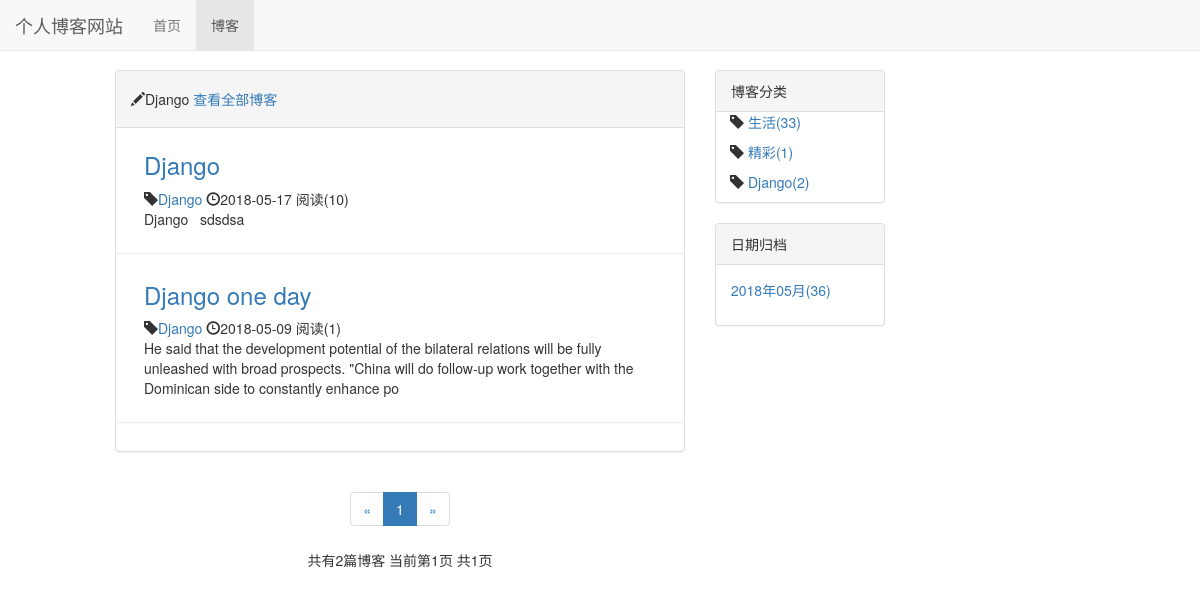
Before: /blog/type/3 with the older database file.
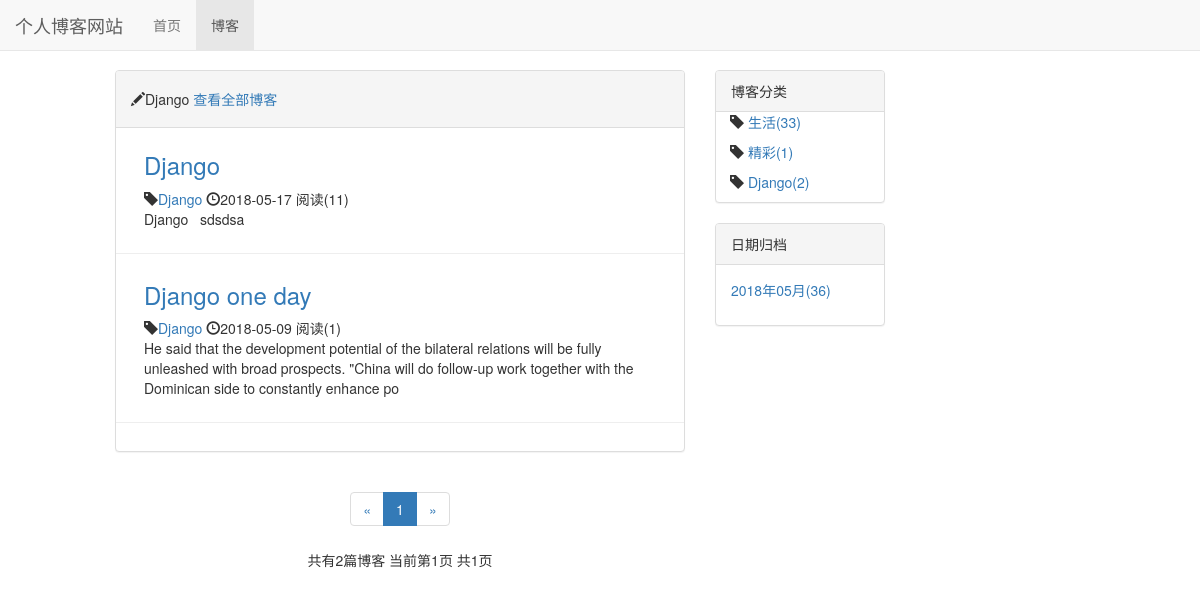
After: the same page with the newer database file.
### blog/models.py (models this page shows, shortened)
class Blog(models.Model,ReadNumExpandMethod):
    title = models.CharField(max_length=50)
    type_name = models.ForeignKey(BlogType,on_delete = models.DO_NOTHING)
    content = RichTextUploadingField()
    author = models.ForeignKey(User,on_delete=models.DO_NOTHING)
    read_datails = GenericRelation(ReadDetail)
    created_time = models.DateTimeField(auto_now_add = True)
    last_update_time =models.DateTimeField(auto_now = True)
    class Meta:
        ordering = ['-created_time']

class BlogType(models.Model):
    type_name = models.CharField(max_length= 10)
    def __str__(self):
        return self.type_name

### read_statistics/models.py (models this page shows)
class ReadNum(models.Model):
    read_num = models.IntegerField(default=0)
    content_type = models.ForeignKey(ContentType, on_delete=models.DO_NOTHING)
    object_id = models.PositiveIntegerField()
    content_object = GenericForeignKey('content_type', 'object_id')

### blog/views.py (the view)
# urls.py: path('type/<int:type_pk>',blogs_type,name = 'blogs_type'),
def blogs_type(request,type_pk):
    blog_type = get_object_or_404(BlogType,pk = type_pk)
    blogs_all_list = Blog.objects.filter(type_name = blog_type)
    context = blog_public_basc(request,blogs_all_list)
    context['blog_type'] = blog_type
    return render(request,'blog/blogs_type.html',context)

### read_statistics/models.py (called while the page is built)
    def get_read_num(self):
        try:
            ct = ContentType.objects.get_for_model(self)
            readnum = ReadNum.objects.get(content_type=ct,object_id = self.pk)
            return readnum.read_num
        except exceptions.ObjectDoesNotExist:
            return 0

### blog/templates/blog/blogs_type.html (shortened to what this page needs)
{% extends 'blog/blog_list.html' %}
{% block blog_list_title %}
<h5>
    <span class="glyphicon glyphicon-pencil"></span>{{ blog_type.type_name }}
    <a href="{% url 'blog_list'%}">查看全部博客</a>
</h5>
{% endblock %}

### blog/templates/blog/blog_list.html (shortened to what the changed rows need)
{% extends 'base.html' %}
{% load staticfiles %}
{% block style_css %}
    <link rel="stylesheet" href="{% static 'blog.css' %}">
{% endblock %}
{% block content %}
    <div class="container-fluid">
        <div class="row">
            <div class="col-xs-12 col-sm-6 col-xs-offset-1">
                <div class="panel panel-default">
                    <div class="panel-boby">
                        {% for blog in blogs %}
                        <div class="blog">
                           <h3><a href="{% url 'blog_datail' blog.pk %}">{{ blog.title }}</a></h3>
                            <p class="blog-info">
                                <span class="glyphicon glyphicon-tag"></span><a href="{% url 'blogs_type' blog.type_name.pk %}">{{blog.type_name}}</a>
                                <span class="glyphicon glyphicon-time"></span>{{blog.created_time|date:"Y-m-d"}}
                                阅读({{blog.get_read_num }})
                            </p>
                            <p>{{ blog.content|striptags|safe|truncatechars:200}}</p>
                        </div>
                        {% empty%}
                            <div class="blog">
                                <h3>-- 暂无博客 --</h3>
                            </div>
                        {% endfor %}
                    </div>
                </div>
            </div>
        </div>
    </div>
{% endblock %}

Changed rows visible on the page:
changed through a linked row, Blog "Django sdsdsa": get_read_num "10" → "11"
